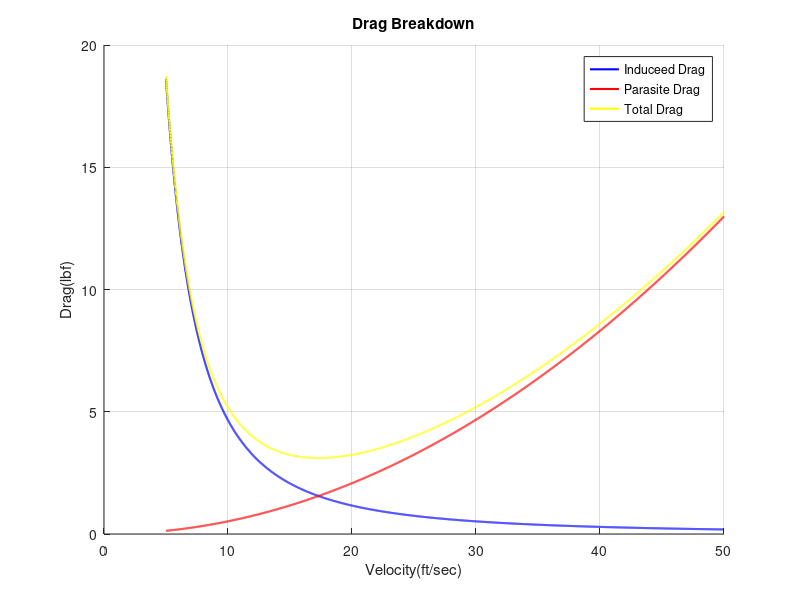

Source code (MATLAB):
clc
clear all


%% Plotting the graph of Drag Break down


% 0.2156 lbf 

% Calculating the inducedd drag 
air_density = 1.225 ;
wing_surface_area = 0.424 ;
velocity = 5:0.01:50 ;
weight = 4361/1000 ;
lift_coefficient = ((2*weight*9.81)./(air_density*wing_surface_area*(velocity).^2)) ;

aspect_ratio = 6.03 ;
ostwald_efficiency_factor = 0.8 ;

k = (1/(pi*aspect_ratio*ostwald_efficiency_factor)) ;

induceed_drag = 0.5*air_density*velocity.^2*wing_surface_area*k.*lift_coefficient.^2 ;

% Calculating the parasite drag

cd_0 = 0.02 ;

parasite_drag =  0.5*air_density*velocity.^2*wing_surface_area*cd_0 ;

drag_coefficient = parasite_drag + induceed_drag ;

figure(1)
hold on
plot(velocity,induceed_drag,'b','Linewidth',1.5) ;
plot(velocity,parasite_drag,'r','Linewidth',1.5) ;
plot(velocity,drag_coefficient,'y','Linewidth',1.5) ;

grid on 
xlabel('Velocity(ft/sec)') ;
ylabel('Drag(lbf)') ;
title('Drag Breakdown') ;
legend('Induceed Drag','Parasite Drag','Total Drag') ;
%xlim([5 60]) ;
%figure(2) ;
%plot(velocity,)
